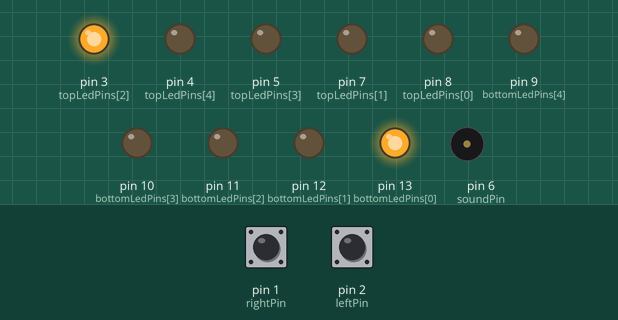
A sketch run on a simulated Arduino Uno, built with avr-gcc and run on an emulated ATmega328P. On the bench: output pins drawn as LEDs (lit = HIGH), buzzer (waves = sounding). Dashed ring = blinking. The inputs (shaded band) are chosen by the test bench; at power-on: pin 1 (rightPin) LOW, pin 2 (leftPin) LOW. Random numbers use the default seed unless the sketch sets one.

Above: at 5.2 s.
5.3 s: pin 1 (rightPin) pulled HIGH for 1 s
At 6.5 s:
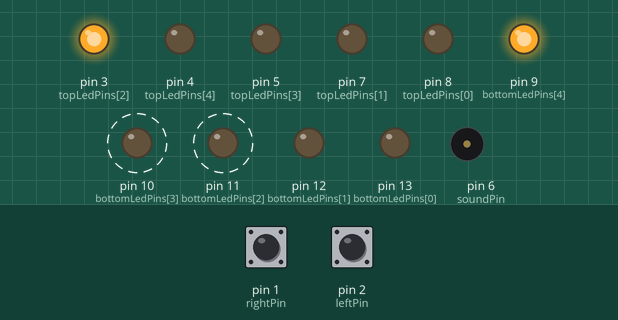
8.3 s: pin 2 (leftPin) pulled HIGH for 3.2 s
At 12.3 s:
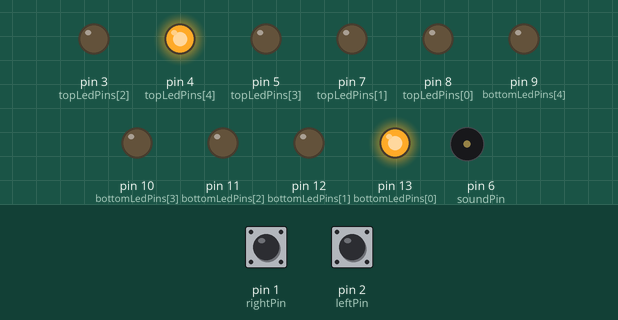
13.0 s: pin 1 (rightPin) pulled HIGH for 3.2 s
At 16.9 s:
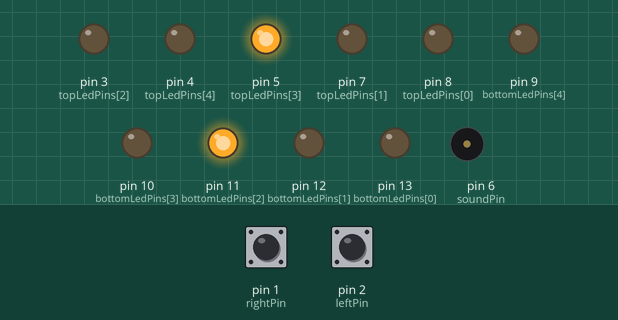
17.7 s: pin 1 (rightPin) pulled HIGH for 0.15 s
At 19.7 s:
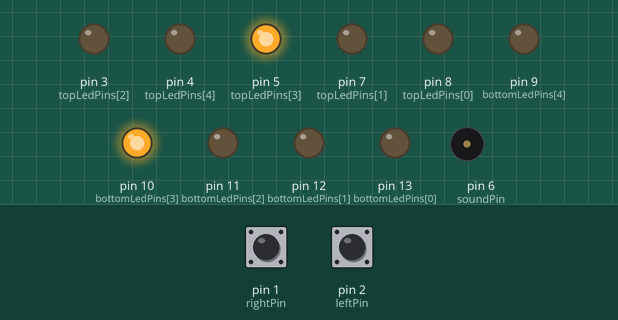
20.8 s: pin 2 (leftPin) pulled HIGH for 0.15 s
At 23.7 s:
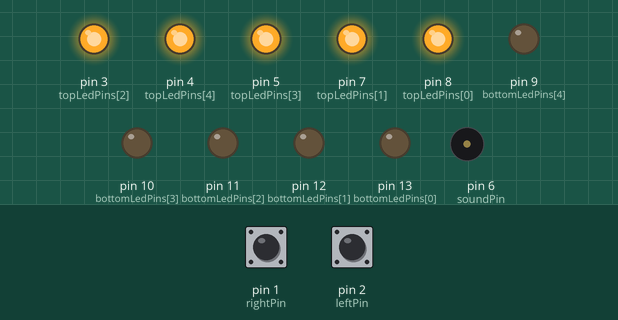
23.9 s: pin 2 (leftPin) pulled HIGH for 1 s
At 25.6 s:
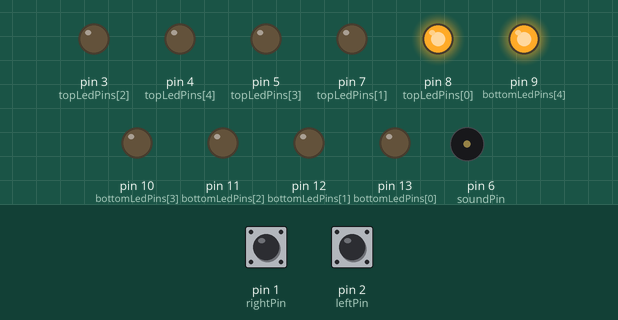
Timing chart, 0 to 27.1 s (numbered marks = the images above; inputs shaded):
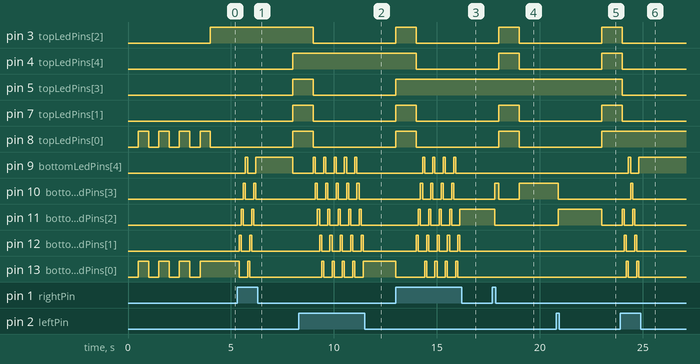

Measured:
- after the input at 5.3 s, pin 9 (bottomLedPins[4]): LOW → HIGH after 0.40 s, → LOW 0.10 s later, → HIGH 0.40 s later, → LOW 1.8 s later; pin 10 (bottomLedPins[3]): alternates HIGH for 0.10 s and LOW for 0.40 s, 4 changes in all, then stays LOW, starting after 0.30 s
- after the input at 8.3 s, pin 10 (bottomLedPins[3]): alternates HIGH for 0.10 s and LOW for 0.40 s, 10 changes in all, then stays LOW, starting after 0.80 s; pin 11 (bottomLedPins[2]): alternates HIGH for 0.10 s and LOW for 0.40 s, 10 changes in all, then stays LOW, starting after 0.90 s
- after the input at 13.0 s, pin 9 (bottomLedPins[4]): alternates HIGH for 0.10 s and LOW for 0.40 s, 8 changes in all, then stays LOW, starting after 1.3 s; pin 10 (bottomLedPins[3]): alternates HIGH for 0.10 s and LOW for 0.40 s, 8 changes in all, then stays LOW, starting after 1.2 s
- after the input at 17.7 s, pin 10 (bottomLedPins[3]): LOW → HIGH after 0.10 s, → LOW 0.20 s later, → HIGH 1.0 s later
- after the input at 20.8 s, pin 11 (bottomLedPins[2]): LOW → HIGH after 0.10 s, → LOW 2.1 s later
- after the input at 23.9 s, pin 9 (bottomLedPins[4]): LOW → HIGH after 0.40 s, → LOW 0.10 s later, → HIGH 0.40 s later; pin 10 (bottomLedPins[3]): LOW → HIGH after 0.51 s, → LOW 0.10 s later

The sketch:

spacies.ino
```cpp
// the setup function runs once when you press reset or power the board

int totalLeds = 5;
int bottomLedPins[] = {13, 12, 11, 10, 9};
int topLedPins[] = {8, 7, 3, 5, 4};
long levelTimeouts[] = {4000,2000,1500,1000,700};

int ledDelay = 50;
int leftPin = 2;
int rightPin = 1;
int selectedLed = 0;
int enemyLed = 0;
boolean keyPressed = false;

int lastSingleKeyPressed = 0;
long lastEnemyChange = 0;
long lastSingleKey = 0;
long lastTimeInputRead = 0;
long readInputDelayInterval = 200;
long waitForSecondKeyInterval = 100;

int soundPin = 6;


int duration = 250;

int notes[] =
{261, 293, 329, 349, 392, 440, 493, 523, 587, 659, 698, 783, 880};
// frequencies for musical notes - from middle C, D, E, F, G, A, B, C, D, E, F, G, A

int currentScore = 0;
int currentLevel = 1;

void setup() {
  for(int currentLed = 0; currentLed < totalLeds; currentLed ++)
  {
    pinMode(topLedPins[currentLed], OUTPUT);
  }

  for(int currentLed = 0; currentLed < totalLeds; currentLed ++)
  {
    pinMode(bottomLedPins[currentLed], OUTPUT);
  }

  pinMode(leftPin, INPUT);
  pinMode(rightPin, INPUT);
  pinMode(soundPin, OUTPUT);
  displayLevel();
  toGameplay();
}

// the loop function runs over and over again forever
void loop() {
  if(digitalRead(rightPin) == HIGH && digitalRead(leftPin) == HIGH)
   {
          // both clicked
        if(selectedLed == enemyLed)
          win();
        else
          fail();
   }
   else if(digitalRead(leftPin) == HIGH || digitalRead(rightPin) == HIGH)
   {

     if(keyPressed == false)
     {
       lastTimeInputRead = millis();
     }

     keyPressed = true;

     if(millis() - lastTimeInputRead > waitForSecondKeyInterval)
     {
       if(digitalRead(leftPin) == HIGH) moveLed(-1);
       if(digitalRead(rightPin) == HIGH) moveLed(1);
       lastTimeInputRead = millis();
     }
   }
   else
   {
     keyPressed = false;
   }

   if(millis() - lastEnemyChange > getCurrentTimeout())
     fail();
}

void win()
{
   currentScore ++;
   tone(soundPin,880, 200);
   displayScore();

   if(currentScore == 5)
   {
     currentScore = 0;
     if(currentLevel == 5)
     {
       while(true) displayLevel();
     }
     currentLevel++;
     displayLevel();
   }
   toGameplay();
}

void fail()
{
   currentScore = 0;
   tone(soundPin,261, 200);
   displayScore();
   toGameplay();
}

void displayScore()
{
 hideAllLights(bottomLedPins);
 displayLights(bottomLedPins,currentScore);
 displayAllLights(topLedPins);
 hideLights(topLedPins, currentScore);
 delay(1000);
 clearDisplay();
}

long getCurrentTimeout()
{
  return levelTimeouts[currentLevel-1];
}

void displayLevel()
{
  clearDisplay();
  for(int i = 0; i < 4; i++)
  {
    tone(soundPin, notes[3*i], 200);
    delay(500);
    displayLights(bottomLedPins,currentLevel);
    displayLights(topLedPins,currentLevel);
    delay(500);
    clearDisplay();
  }
}

void clearDisplay()
{
 hideAllLights(bottomLedPins);
 hideAllLights(topLedPins);
}


void toGameplay()
{
  digitalWrite(bottomLedPins[selectedLed], HIGH);
  moveEnemy();
}

void moveEnemy()
{
  updateLedTop(random(0,totalLeds));
  lastEnemyChange = millis();
}

void moveLed(int byAmount)
{
  updateLedBottom((selectedLed + byAmount + totalLeds) % totalLeds);
}

void updateLedBottom(int newLed)
{
  digitalWrite(bottomLedPins[selectedLed], LOW);
  selectedLed = newLed;
  digitalWrite(bottomLedPins[selectedLed], HIGH);
}

void updateLedTop(int newLed)
{
  digitalWrite(topLedPins[enemyLed], LOW);
  enemyLed = newLed;
  digitalWrite(topLedPins[enemyLed], HIGH);
}

void displayLights(int lightset[], int count)
{
  for(int currentLed = 0; currentLed < count; currentLed ++)
  {
    digitalWrite(lightset[currentLed], HIGH);
  }
}

void hideLights(int lightset[], int count)
{
  for(int currentLed = 0; currentLed < count; currentLed ++)
  {
    digitalWrite(lightset[currentLed], LOW);
  }
}

void displayAllLights(int lightset[])
{
  displayLights(lightset,totalLeds);
}

void hideAllLights(int lightset[])
{
  hideLights(lightset,totalLeds);
}
```
